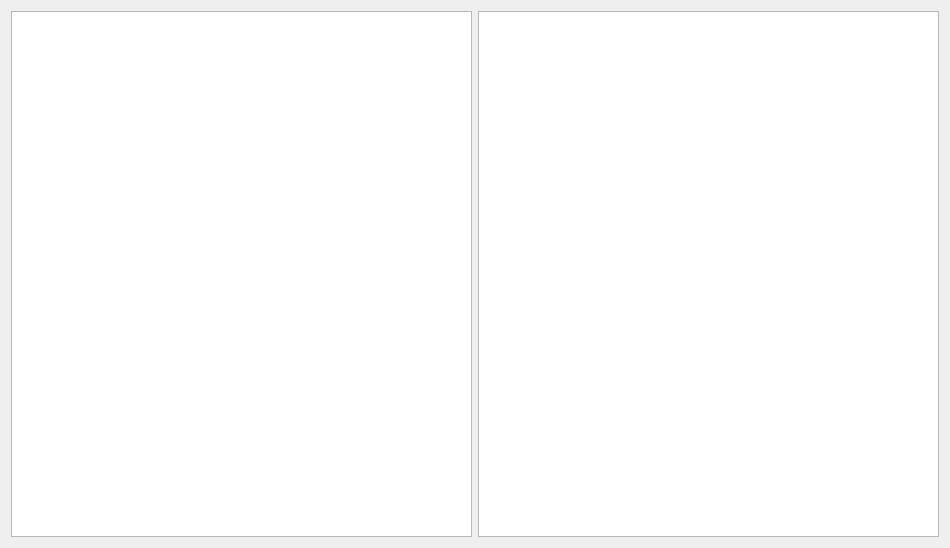
<?xml version="1.0" encoding="UTF-8"?>
<ui version="4.0">
 <class>Room</class>
 <widget class="QWidget" name="Room">
  <property name="geometry">
   <rect>
    <x>0</x>
    <y>0</y>
    <width>950</width>
    <height>548</height>
   </rect>
  </property>
  <property name="sizePolicy">
   <sizepolicy hsizetype="Fixed" vsizetype="Preferred">
    <horstretch>0</horstretch>
    <verstretch>0</verstretch>
   </sizepolicy>
  </property>
  <property name="minimumSize">
   <size>
    <width>950</width>
    <height>500</height>
   </size>
  </property>
  <property name="windowTitle">
   <string>Form</string>
  </property>
  <layout class="QGridLayout" name="gridLayout_3">
   <item row="0" column="2">
    <layout class="QGridLayout" name="blackGridLayout">
     <item row="0" column="0">
      <widget class="QGraphicsView" name="blackGraphicsView">
       <property name="alignment">
        <set>Qt::AlignHCenter|Qt::AlignTop</set>
       </property>
      </widget>
     </item>
    </layout>
   </item>
   <item row="0" column="1">
    <layout class="QGridLayout" name="plateLayout"/>
   </item>
   <item row="0" column="0">
    <layout class="QGridLayout" name="whiteFormLayout">
     <item row="0" column="0">
      <widget class="QGraphicsView" name="whiteGraphicsView">
       <property name="alignment">
        <set>Qt::AlignHCenter|Qt::AlignTop</set>
       </property>
      </widget>
     </item>
    </layout>
   </item>
  </layout>
 </widget>
 <resources/>
 <connections/>
</ui>
